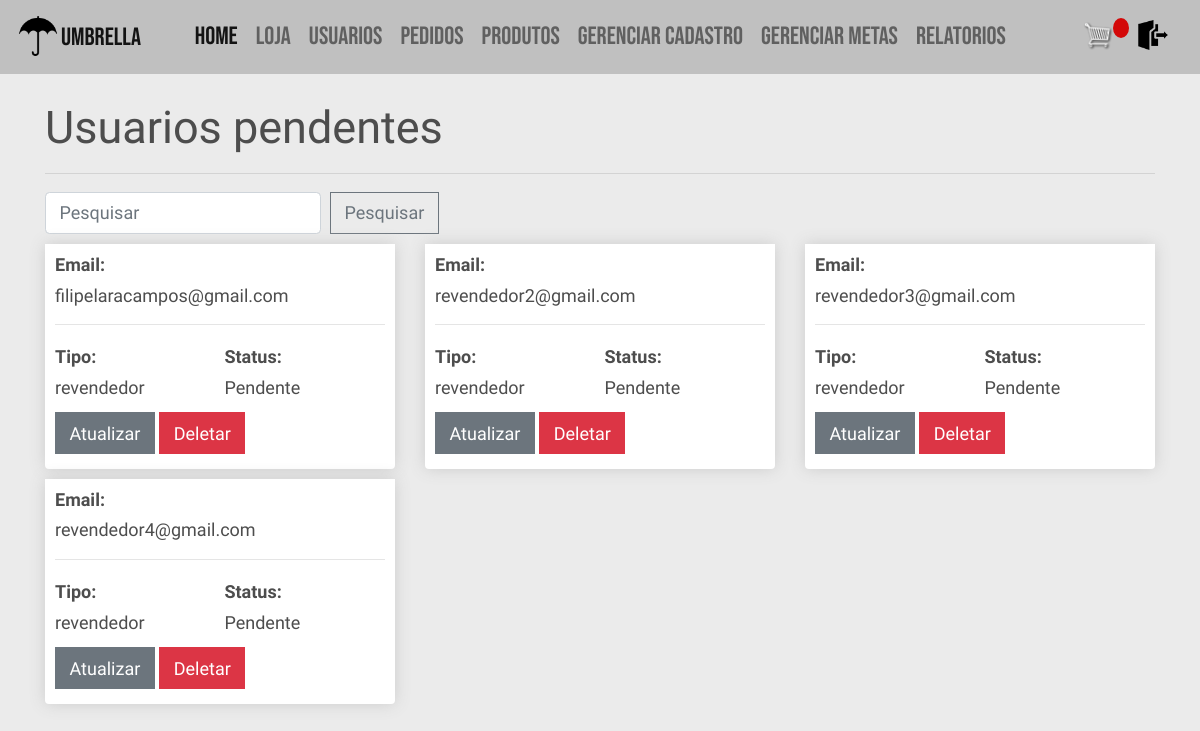
Page /pesquisa_rev_novo/ (signed in) on the earlier database version.
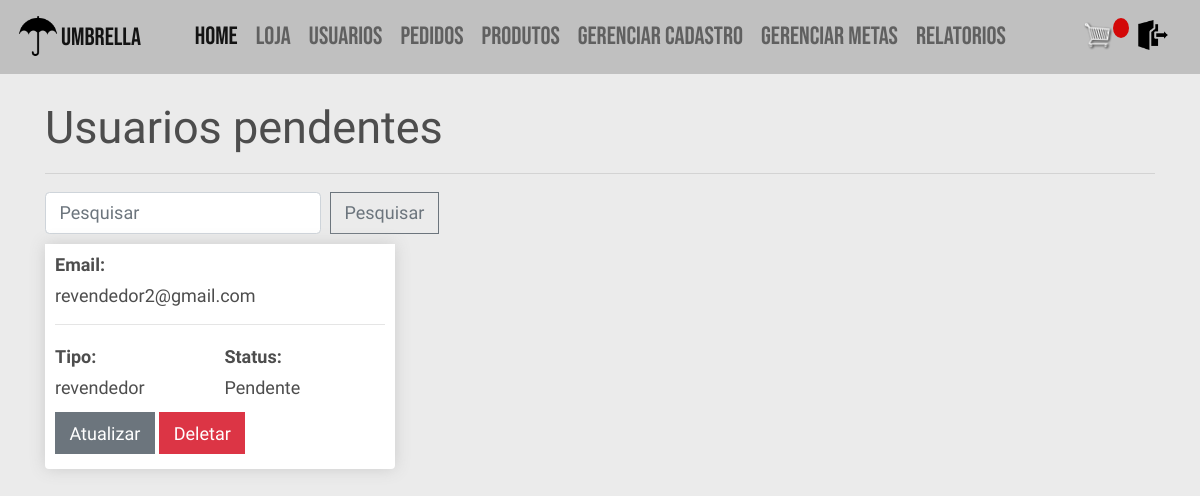
Same page on the later database version.
### vendas/models.py (models this page shows, shortened)
class Revendedor(models.Model):
    user = models.OneToOneField(
        User, on_delete=models.CASCADE)
    nome = models.CharField(_("Nome"), max_length=100, blank=True)
    cpf = models.CharField(_("CPF"), max_length=15, blank=True)
    telefone = models.CharField(_("Telefone"), max_length=15, blank=True)
    cep = models.CharField(
        _("CEP"), max_length=15, blank=True)
    uf = models.CharField(
        _("UF"), max_length=2, blank=True)
    cidade = models.CharField(
        _("cidade"), max_length=50, blank=True)
    bairro = models.CharField(
        _("bairro"), max_length=50, blank=True)
    logradouro = models.CharField(
        _("logradouro"), max_length=100, blank=True)
    numero = models.CharField(
        _("numero"), max_length=5, blank=True)
    datanasc = models.DateField(
        _("Data de nascimento"), auto_now=False, auto_now_add=False, blank=True)
    sexo = models.CharField(_("sexo"), choices=opcoes_sexo,
                            max_length=30, blank=True)
    supervisor = models.ForeignKey(Supervisor, verbose_name=_(
        "supervisor"), on_delete=models.SET_NULL, null=True, blank=True)
    def meta_iniciante():
        return Meta.objects.get(nivel=Meta.INICIANTE)
    meta = models.ForeignKey(
        Meta, on_delete=models.SET_NULL, null=True, blank=True, default=meta_iniciante)
    is_aprovado = models.BooleanField(_('Aprovado'), default=False)
    def __str__(self):
        return self.nome

### users/models.py (models this page shows)
class User(AbstractBaseUser, PermissionsMixin):
    email = models.EmailField(_('email'), unique=True)
    is_staff = models.BooleanField(
        _('staff status'),
        default=False,
    )
    is_active = models.BooleanField(
        _('active'),
        default=True,
    )
    criado = models.DateTimeField(
        _('criado'),
        default=timezone.now,
    )
    REVENDEDOR = 'revendedor'
    LOJA = 'loja'
    SUPERVISOR = 'supervisor'
    FRANQUIA = 'franquia'
    opcoes_tipo = [
        (REVENDEDOR, "Revendedor"),
        (LOJA, "Loja"),
        (SUPERVISOR, "Supervisor"),
        (FRANQUIA, "Franquia"),
    ]
    tipo = models.CharField(
        _("tipo"), max_length=50, choices=opcoes_tipo, default=REVENDEDOR, null = True, blank = True)
    objects = UserManager()
    USERNAME_FIELD = 'email'
    def __str__(self):
        return self.email

### vendas/views.py (the view)
# urls.py: path('pesquisa_rev_novo/', views.pesquisaRevNovo,name='pesquisa_rev_novo'),
def pesquisaRevNovo(request):
    from itertools import chain
    if request.user.tipo == User.FRANQUIA:
        revendedor_list = Revendedor.objects.filter(is_aprovado=False)
        loja_list = Loja.objects.filter(is_aprovado=False)
        supervisor_list = Supervisor.objects.filter(is_aprovado=False)
        object_list = list(chain(revendedor_list, loja_list, supervisor_list))
        print(object_list)
    else:
        object_list = Revendedor.objects.filter(is_aprovado=False)
    return render(request, 'vendas/revendedor_list.html', {'object_list': object_list})

### vendas/templates/vendas/revendedor_list.html
{% extends 'vendas/base.html' %}
{% load static %}
{% block content %}
	{% if request.user.tipo == 'supervisor' %}
		<h1>Revendedores pendentes</h1>
	{% else %}
		<h1>Usuarios pendentes</h1>
	{% endif %}
	<hr>
	<form class="form-inline" action="{% url 'pesquisa_usuarios' %}" method="get">
		<input class="form-control mr-sm-2" name="q" type="search" placeholder="Pesquisar" aria-label="Pesquisar">
		<button class="btn btn-outline-secondary my-2 my-sm-0" type="submit">Pesquisar</button>
	</form>
	<div class="row">
		{% if not object_list %}
			{% if request.user.tipo == 'supervisor' %}
				<h2 class="mt-3 ml-3"><strong>Não há revendedores pendentes</strong></h2>
			{% else %}
				<h2 class="mt-3 ml-3"><strong>Não há usuarios pendentes</strong></h2>
			{% endif %}
		{% else %}
			{% for revendedor in object_list %}
				<div class="col-lg-4">
					<div class="box-element product">
						<h6><strong>Email:</strong></h6>
						<h6>{{revendedor.user.email}}</h6>
						<hr>
						<div class="d-inline-flex w-50 flex-column">
							<h6 ><strong>Tipo: </strong></h6>
							<h6 >{{revendedor.user.tipo}}</h6>
						</div>
                        <div class="d-inline-flex flex-column">
                            <h6><strong>Status: </strong></h6>
                            {% if revendedor.is_aprovado %}
                                <h6>Aprovado</h6>
                            {% else %}
                                <h6>Pendente</h6>
                            {% endif %}
                        </div>
                        <div>
                            <a class="btn btn-secondary btn-me mt-1 mb-1" href="{% url 'atualizar_usuario' revendedor.user.id %}">Atualizar</a>
                            <a  id="btn-deleta-{{revendedor.user.id}}" class="btn btn-danger btn-me mt-1 mb-1" href="{% url 'deletar_usuario' revendedor.user.id %}">Deletar</a>
                        </div>
					</div>
				</div>
			{% endfor %}
		{% endif %}
	</div>
{% endblock content %}

### vendas/templates/vendas/base.html (shortened to what this page needs)
<!DOCTYPE html>
{% load static %}
<html lang="en">
<head>
  <link rel="stylesheet" href="https://stackpath.bootstrapcdn.com/bootstrap/4.4.1/css/bootstrap.min.css">
  <link rel="stylesheet" type="text/css" href="{% static 'vendas/css/style.css' %}">
</head>
<body>
	<nav class="navbar navbar-expand-lg navbar-light bg-dark">
		<a class="navbar-brand" href="{% url 'vendas-home' %}"><img src="../../static/vendas/images/logo.png" alt="">UMBRELLA</a>
		<div class="nav-container">
		{% if request.user.tipo == 'revendedor' or request.user.tipo == 'loja'%}
			<div class="collapse navbar-collapse" id="navbarNavDropdown">
				<ul class="navbar-nav mr-auto">
					<li class="nav-item active">
						<a class="nav-link" href="{% url 'vendas-home' %}">Home<span class="sr-only">(Página atual)</span></a>
					</li>
					<li class="nav-item">
						<a class="nav-link" href="{% url 'produtos' %}">Loja</a>
					</li>
					<li class="nav-item">
						<a class="nav-link" href="{% url 'meus_pedidos' %}">Meus Pedidos</a>
					</li>
					<li class="nav-item">
						<a class="nav-link" href="{% url 'perfil' %}">Gerenciar Cadastro</a>
					</li>
				</ul>
			</div>
		{% elif request.user.tipo == 'franquia' %}
			<div class="collapse navbar-collapse" id="navbarNavDropdown">
				<ul class="navbar-nav mr-auto">
					<li class="nav-item active">
						<a class="nav-link" href="{% url 'vendas-home' %}">Home<span class="sr-only">(Página atual)</span></a>
					</li>
					<li class="nav-item">
						<a class="nav-link" href="{% url 'produtos' %}">Loja</a>
					</li>
					<li class="nav-item">
						<a class="nav-link" href="{% url 'usuarios' %}">Usuarios</a>
					</li>
					<li class="nav-item">
						<a class="nav-link" href="{% url 'pedidos' %}">Pedidos</a>
					</li>
					<li class="nav-item">
						<a class="nav-link" href="{% url 'cadastro_produtos' %}">Produtos</a>
					</li>
					<li class="nav-item">
						<a class="nav-link" href="{% url 'perfil' %}">Gerenciar Cadastro</a>
					</li>
					<li class="nav-item">
						<a class="nav-link" href="{% url 'metas' %}">Gerenciar Metas</a>
					</li>
					<li class="nav-item">
						<a class="nav-link" href="{% url 'relatorios' %}">Relatorios</a>
					</li>
				</ul>
			</div>
		{% endif %}
		</div>
	    <ul class="navbar-nav ml-auto">
			<li class="form-inline my-2 my-lg-0">
				<a href="{% url 'carrinho' %}">
				<img  id="carrinho-icon" src="{% static 'vendas/images/cart.png' %}">
				</a>
				<p id="carrinho-total">{{itensCarrinho}}</p>
			</li>
			<li class="nav-item">
				<a class="leave nav-link" href="{% url 'logout' %}"> <img class="img-icone" src="{% static 'vendas/images/leave.png' %}"> </a>
			</li>
		</ul>
	</nav>
    <div class="container">
		<br>
		{% block content %}
		{% endblock content %}
    </div>
</body>
</html>
</html>
{% load sweetify %}

### vendas/static/vendas/css/style.css (style rules this page uses)
html { font-size: 18px; }
body { margin: 0; padding: 0; font-family: 'Roboto Condensed', sans-serif; background-color: #EBEBEB; background-size: cover; background-repeat: no-repeat; background-position: center; height: 100vh; }
.navbar-brand img { width: 40px; margin-right: 3px; }
.nav-container { margin: auto; }
.navbar-brand { position: relative; top: -1px; font-size: 25px; }
.navbar { font-family: 'Bebas Neue', cursive; font-size: 25px; }
h1, h2, h3, h4, h5, h6 { color: hsl(0, 0%, 30%); }
.box-element { box-shadow: hsl(0, 0%, 80%) 0 0 16px; background-color: #fff; border-radius: 4px; padding: 10px; }
.product { border-radius: 0 0 4px 4px; }
.bg-dark { background-color: #c0c0c0 !important; }
#carrinho-icon { width: 30px; display: inline-block; margin-left: 15px; }
#carrinho-total { display: block; text-align: center; color: #fff; background-color: rgb(211, 8, 8); width: 16px; height: 20px; border-radius: 50%; font-size: 14px; }
.col-lg-4, .col-lg-6, .col-lg-8, .col-lg-12 { margin-top: 10px; }
.btn { border-radius: 0; }
.img-icone { width: 30px; }
.leave { display: table; margin: auto 5px auto auto; }

Differences in the rows shown:
removed Revendedor: user.email "filipelaracampos@gmail.com", user.tipo "revendedor", is_aprovado "Pendente"
removed Revendedor: user.email "revendedor3@gmail.com", user.tipo "revendedor", is_aprovado "Pendente"
removed Revendedor: user.email "revendedor4@gmail.com", user.tipo "revendedor", is_aprovado "Pendente"
